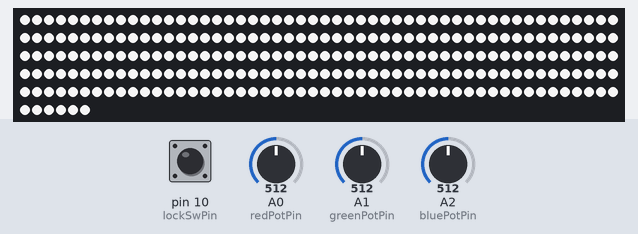
The sketch below on a simulated Arduino Uno, built with avr-gcc and run on an emulated ATmega328P. Parts: 256 RGB LEDs in strip order, left to right, continuing on the next row. Inputs (shaded band) come from the test bench; at power-on: pin 10 (lockSwPin) HIGH, A0 (redPotPin) = 512, A1 (greenPotPin) = 512, A2 (bluePotPin) = 512. What the sketch prints to the serial monitor is not drawn.

1.3 s: pin 10 (lockSwPin) pulled LOW for 0.15 s
Above: at 2.2 s.
2.9 s: pin 10 (lockSwPin) driven LOW
5.9 s: A0 (redPotPin) set to 1023
7.4 s: A1 (greenPotPin) set to 0
8.9 s: A2 (bluePotPin) set to 1023
10.4 s: A0 (redPotPin) set to 0
Timing chart, 0 to 12.9 s (numbered marks = the images above; inputs shaded):
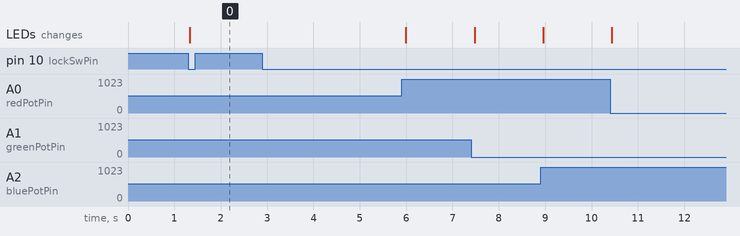

The sketch:

WS2812B_Color_Mixing.ino
```cpp
/*
Color addressable LEDs control using Adafruit NeoPixel library
With WAVGAT328

 Parts required:
 1m strip of addressable LEDs http://store.arduino.cc/products/C000083

 This example code is part of the public domain
 */

#include <Adafruit_NeoPixel.h>

const int NUMPIXELS = 256; //number of LEDs in matrix (8x32 or 16x16)
const int LEDsPin = 9;    // LEDs connected to digital pin 9

const int redPotPin = A0;      // pin to control red
const int greenPotPin = A1;   // pin to control green
const int bluePotPin = A2;   // pin to control blue

const int lockSwPin = 10;     // pin to Lock/Free Switch

int redValue = 0; // value to write to the red LED
int greenValue = 0; // value to write to the green LED
int blueValue = 0; // value to write to the blue LED

int redPotValue = 0; // variable to hold the value from the red pot
int greenPotValue = 0; // variable to hold the value from the green pot
int bluePotValue = 0; // variable to hold the value from the blue pot

// When we setup the NeoPixel library, we tell it how many pixels, and which pin to use to send signals.
Adafruit_NeoPixel pixels = Adafruit_NeoPixel(NUMPIXELS, LEDsPin, NEO_GRB + NEO_KHZ400); // NEO_KHZ800 → NEO_KHZ400

void setup() {
  // initialize serial communications at 9600 bps:
  Serial.begin(9600);

  // set the digital pin as output
  pinMode(LEDsPin, OUTPUT);
  pinMode(lockSwPin, INPUT_PULLUP);
  pixels.begin();
}

void loop() {
  if(!digitalRead(lockSwPin)){
      digitalWrite(13,HIGH);
      // Read the pots first:

      // read the value from the red pot control:
      redPotValue = analogRead(redPotPin);
      // give the ADC a moment to settle
      delay(5);
      // read the value from the green pot control:
      greenPotValue = analogRead(greenPotPin);
      // give the ADC a moment to settle
      delay(5);
      // read the value from the blue pot control:
      bluePotValue = analogRead(bluePotPin);

      // print out the values to the serial monitor
      Serial.print("Rp: ");
      Serial.print(redPotValue);
      Serial.print("\t Gp: ");
      Serial.print(greenPotValue);
      Serial.print("\t Bp: ");
      Serial.println(bluePotValue);

      /*
      In order to use the values from the pots for the LEDs,
      you need to do some math.
      The ADC of WAVGAT provides a 12-bit number,(but Max is 4064 w/ my potmeter)
      but analogWrite() uses 8 bits. You'll want to divide your
      sensor readings by 4 to keep them in range of the output.
      */
      redValue = map(redPotValue, 0, 4064, 255, 0);
      greenValue = map(greenPotValue, 0, 4064, 255, 0);
      blueValue = map(bluePotValue, 0, 4064, 255, 0);

      //  print out the mapped values
      Serial.print("Rm: ");
      Serial.print(redValue);
      Serial.print("\t Gm: ");
      Serial.print(greenValue);
      Serial.print("\t Bm: ");
      Serial.println(blueValue);
      // For a set of NeoPixels the first NeoPixel is 0, second is 1, all the way up to the count of pixels minus one.
      for (int i = 0; i < NUMPIXELS; i++) {
           // pixels.Color takes RGB values, from 0,0,0 up to 255,255,255
           pixels.setPixelColor(i, pixels.Color(redValue, greenValue, blueValue));
      }
      pixels.show();
      digitalWrite(13,LOW);
  }
  delay(50); // Delay for a period of time (in milliseconds).
}
```

Measured:
- after the input at 1.3 s, the LEDs: change at once (image 0)
- after the input at 2.9 s, every drawn part: stays the same
